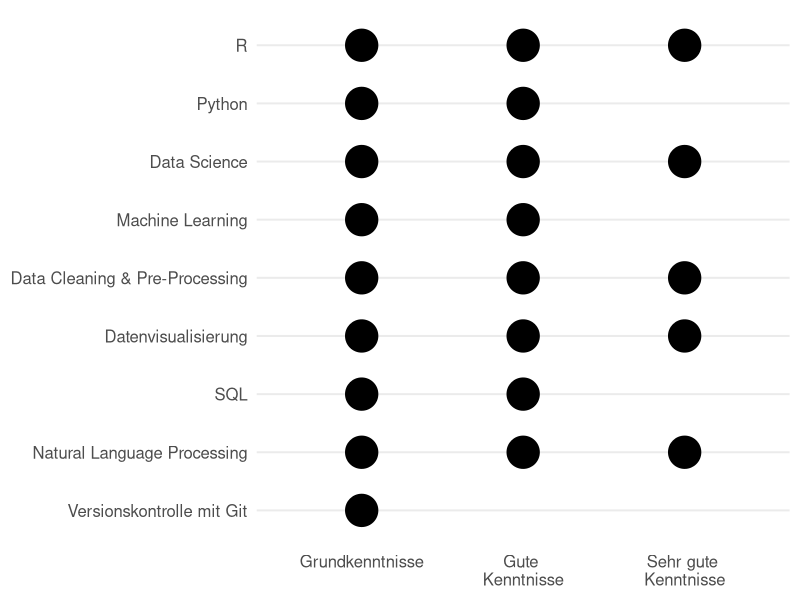

The R source for this figure:
## ---- chunk 1
library(ggplot2)


skills <- c(rep("R", 3), rep("Python", 2), rep("Data Science", 3),
            rep("Machine Learning", 2), rep("Data Cleaning & Pre-Processing", 3),
            rep("Datenvisualisierung",3), rep("SQL",2), 
            rep("Natural Language Processing",3), 
            rep("Versionskontrolle mit Git", 1))

levels <- c(1:3, 1:2, 1:3, 1:2, 1:3, 1:3, 1:2, 1:3, 1)

order <-  c(rep(1,3), rep(2,2), rep(3, 2))

skill_levels <- data.frame(skills, levels)

skill_levels$order <- match(skill_levels$skills, unique(skill_levels$skills)) 

kenntnisse <- c("Grundkenntnisse", "Gute \nKenntnisse", "Sehr gute \nKenntnisse")

theme_skills <- theme_minimal(base_size = 15) +
  theme(panel.grid.minor = element_blank(), panel.grid.major.x = element_blank())

ggplot(skill_levels, aes(x = reorder(skills, -order), y = levels)) +
  geom_dotplot(binwidth = 1, binaxis = "y", stackdir = "center", dotsize = .2) +
  coord_flip() +
    scale_y_continuous(breaks = 1:3, 
                   labels = kenntnisse) +
  labs(x = NULL, y = NULL) +
  theme_skills

